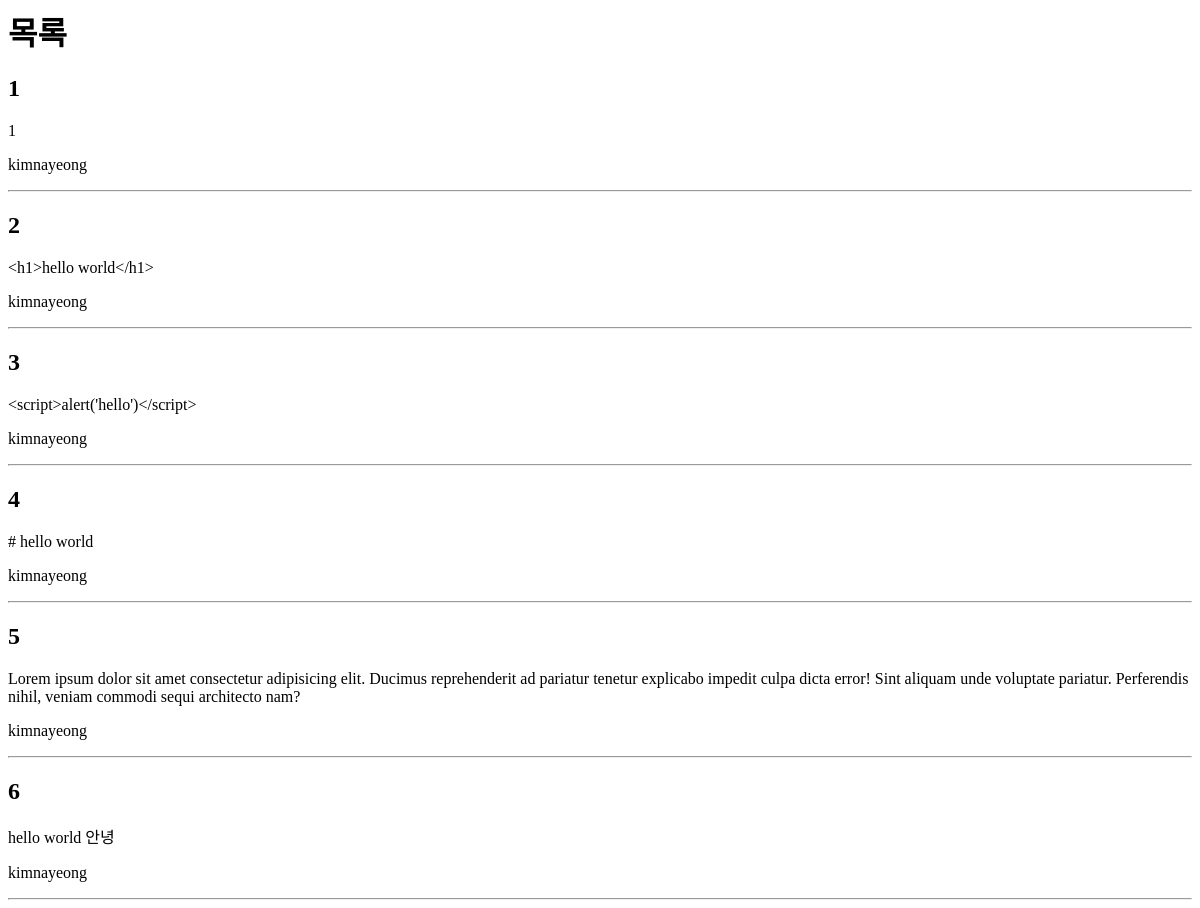
/blog/, run on an earlier commit of the app's database.
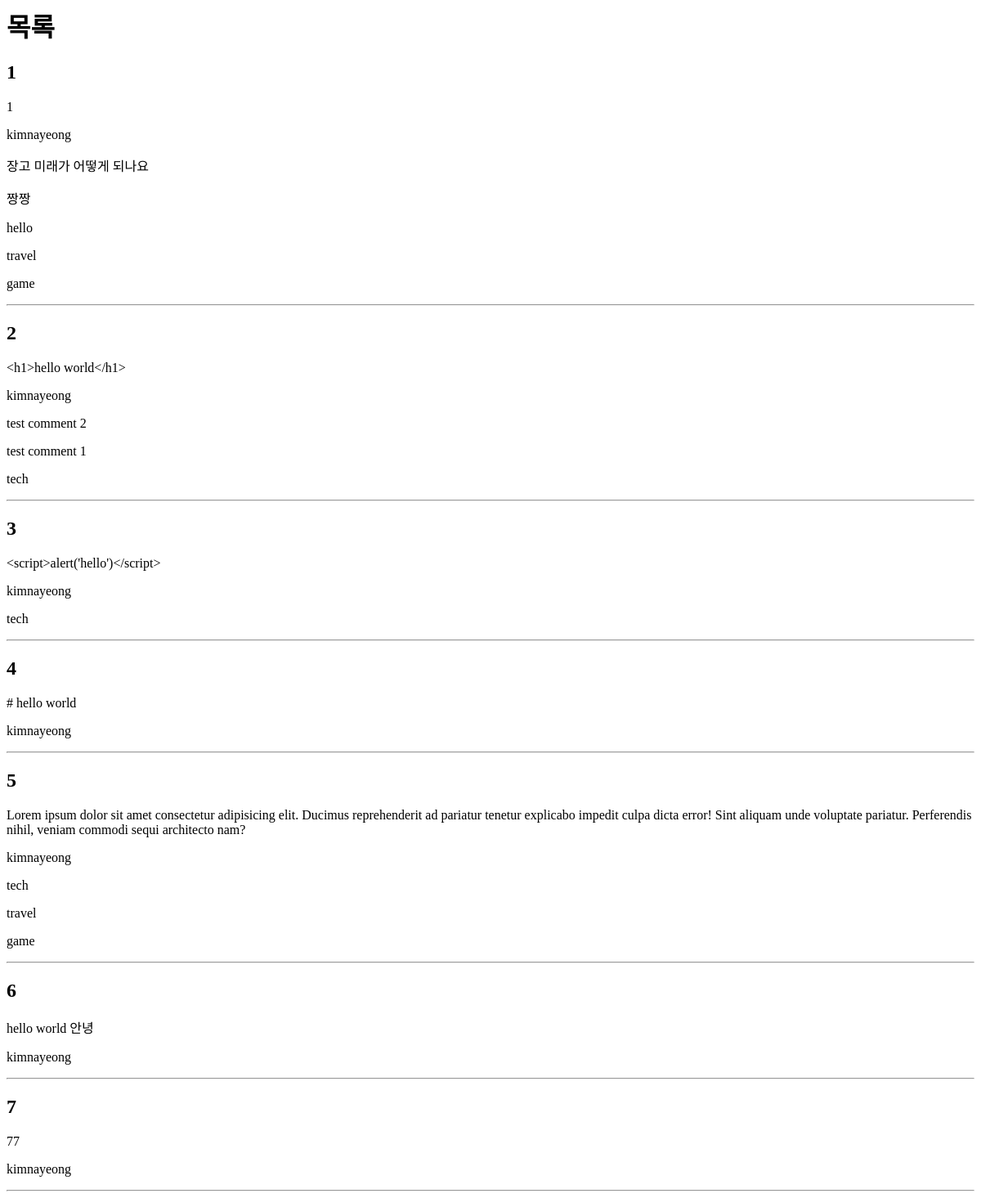
And on a later commit of the database.
### blog/models.py (models this page shows, shortened)
class Post(models.Model):
    title = models.CharField(max_length=100)
    content = models.TextField()
    head_image = models.ImageField(upload_to="blog/images/%Y/%m/%d/", blank=True)
    file_upload = models.FileField(upload_to="blog/files/%Y/%m/%d/", blank=True)
    created_at = models.DateTimeField(auto_now_add=True)
    updated_at = models.DateField(auto_now=True)
    author = models.ForeignKey(User, on_delete=models.CASCADE)
    tags = models.ManyToManyField("Tag", blank=True)

class Comment(models.Model):
    post = models.ForeignKey(Post, on_delete=models.CASCADE, related_name="comments")
    message = models.TextField()
    created_at = models.DateTimeField(auto_now_add=True)
    updated_at = models.DateField(auto_now=True)
    author = models.ForeignKey(User, on_delete=models.CASCADE)

class Tag(models.Model):
    name = models.CharField(max_length=50, unique=True)

### blog/views.py (the view)
# urls.py: path("", views.postlist, name="postlist"),
def postlist(request):
    posts = Post.objects.all()
    return render(request, "blog/postlist.html", {"posts": posts})

### blog/templates/blog/postlist.html
<h1>목록</h1>
{% for i in posts %}
<h2>{{ i.title }}</h2>
<p>{{ i.content }}</p>
<p>{{ i.author }}</p>
{% for comment in i.comments.all %}
<p>{{ comment.message }}</p>
{% endfor %}
{% for tag in i.tags.all %}
<p>{{tag.name}}</p>
{% endfor %}
<hr>
{% endfor %}

What changed in the data, as far as the page shows it:
added Comment: message "장고 미래가 어떻게 되나요", shown under Post (number 1 of 7 on the later page)
added Comment: message "짱짱", shown under Post (number 1 of 7 on the later page)
added Comment: message "hello", shown under Post (number 1 of 7 on the later page)
added Tag: name "travel"
added Tag: name "game"
added Comment: message "test comment 2", shown under Post "<h1>hello world</h1>"
added Comment: message "test comment 1", shown under Post "<h1>hello world</h1>"
added Tag: name "tech"
added Post: title "7", content "77", author "kimnayeong"
